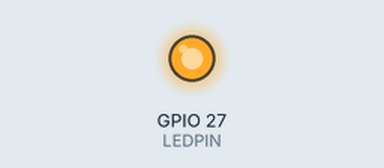
A program run on a simulated Raspberry Pi (BCM pin numbers). Shown: output pins drawn as LEDs (lit = HIGH). What the program prints to the terminal is not drawn. At 5.0 s the program stops and its outputs stay as they are.

Above: at 0.1 s.
At 5.1 s:
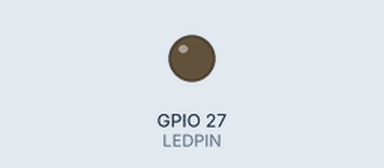
Timing chart, 0 to 6.5 s (numbered marks = the images above):
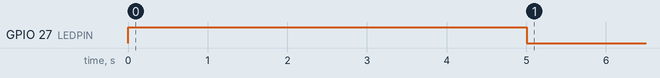

Measured:
- by itself, GPIO 27 (LEDPIN): LOW → HIGH at 0.00 s, → LOW 5.0 s later

The program:

LED-1-on.py
```python
#!/usr/bin/python

"""
###########################################################################
# LEDを on off

#Filename      :test_LED.py
#Description   :blink LED

LEDを点滅させます。

#Update        :2019/11/02

2024/02/27  pi5のためgpiozeroに置き換え

scp -r GPIO pi@192.168.68.128:/home/tk/
############################################################################
"""

from gpiozero import LED
import time

LEDPIN = LED(27)


"""
LEDPIN.on()
time.sleep(2)
LEDPIN.off()

LEDPIN2.on()
time.sleep(2)
LEDPIN2.off()
"""

#print message at the begining ---custom function
def print_message():
    print ('|********************************|')
    print ('|   blink LED 2パターン           |')
    print ('|********************************|\n')
    print ('Program is running...')
    print ('Please press Ctrl+C to end the program...')


#main function
def main():
    #print info
    print_message()
    LEDPIN.on()
    time.sleep(5)
    # LEDPIN.off()
    # LEDPIN .blink(on_time = 0.2, off_time = 0.2, n = 6, background = False)


if __name__ == '__main__':
    main()
```
